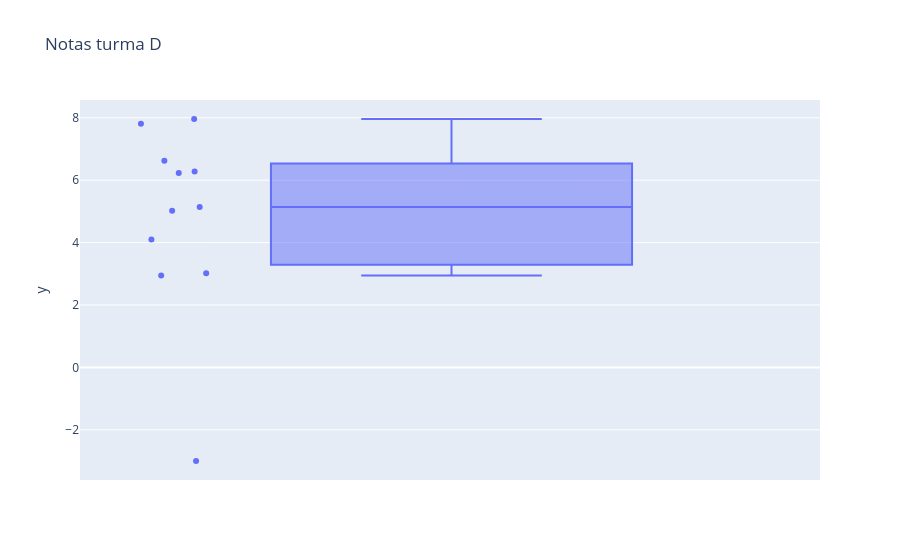

The cell this chart's notebook holds for it:
### Code cell
figura5 = px.box(y=base_D["Nota"], title="Notas turma D", points="all")
figura5.show()

### Figure 1 — Plotly figure (JSON) as saved in the notebook; plotly's stock layout.template omitted (floating-point values rounded to 4 significant figures)
{"data": [{"alignmentgroup": "True", "boxpoints": "all", "hovertemplate": "y=%{y}<extra></extra>", "legendgroup": "", "marker": {"color": "#636efa"}, "name": "", "notched": false, "offsetgroup": "", "orientation": "v", "showlegend": false, "type": "box", "x0": " ", "xaxis": "x", "y": [7.962, 2.942, 7.814, 6.625, 6.228, 5.024, 3.02, -3.0, 4.102, 5.145, 6.278], "y0": " ", "yaxis": "y"}], "layout": {"boxmode": "group", "legend": {"tracegroupgap": 0}, "title": {"text": "Notas turma D"}, "xaxis": {"anchor": "y", "domain": [0, 1]}, "yaxis": {"anchor": "x", "domain": [0, 1], "title": {"text": "y"}}}}
